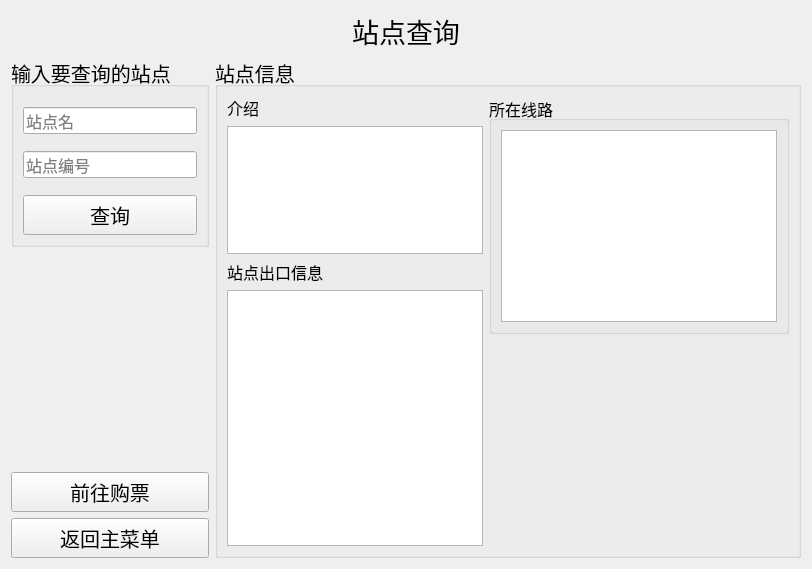
      <widget class="QWidget" name="pageStationQuery">
       <layout class="QGridLayout" name="gridLayout_15" columnstretch="0,1">
        <item row="0" column="0" colspan="2">
         <widget class="QLabel" name="label_Title_StationQuery">
          <property name="font">
           <font>
            <pointsize>20</pointsize>
           </font>
          </property>
          <property name="text">
           <string>站点查询</string>
          </property>
          <property name="alignment">
           <set>Qt::AlignCenter</set>
          </property>
         </widget>
        </item>
        <item row="1" column="0">
         <layout class="QVBoxLayout" name="verticalLayout_13">
          <item>
           <widget class="QGroupBox" name="groupBox_QueryInput">
            <property name="font">
             <font>
              <pointsize>15</pointsize>
             </font>
            </property>
            <property name="title">
             <string>输入要查询的站点</string>
            </property>
            <layout class="QVBoxLayout" name="verticalLayout_9">
             <property name="spacing">
              <number>17</number>
             </property>
             <property name="topMargin">
              <number>20</number>
             </property>
             <item>
              <widget class="QLineEdit" name="lineEdit_StationName_Input">
               <property name="font">
                <font>
                 <pointsize>12</pointsize>
                </font>
               </property>
               <property name="inputMask">
                <string/>
               </property>
               <property name="text">
                <string/>
               </property>
               <property name="placeholderText">
                <string>站点名</string>
               </property>
               <property name="clearButtonEnabled">
                <bool>true</bool>
               </property>
              </widget>
             </item>
             <item>
              <widget class="QLineEdit" name="lineEdit_StationID_Input">
               <property name="font">
                <font>
                 <pointsize>12</pointsize>
                </font>
               </property>
               <property name="inputMask">
                <string/>
               </property>
               <property name="text">
                <string/>
               </property>
               <property name="placeholderText">
                <string>站点编号</string>
               </property>
               <property name="clearButtonEnabled">
                <bool>true</bool>
               </property>
              </widget>
             </item>
             <item>
              <widget class="QPushButton" name="btnStartQuery">
               <property name="minimumSize">
                <size>
                 <width>0</width>
                 <height>40</height>
                </size>
               </property>
               <property name="text">
                <string>查询</string>
               </property>
              </widget>
             </item>
            </layout>
           </widget>
          </item>
          <item>
           <spacer name="verticalSpacer_8">
            <property name="orientation">
             <enum>Qt::Vertical</enum>
            </property>
            <property name="sizeHint" stdset="0">
             <size>
              <width>198</width>
              <height>168</height>
             </size>
            </property>
           </spacer>
          </item>
          <item>
           <widget class="QPushButton" name="btnGoToPurchase_StationQuery">
            <property name="minimumSize">
             <size>
              <width>0</width>
              <height>40</height>
             </size>
            </property>
            <property name="font">
             <font>
              <pointsize>15</pointsize>
             </font>
            </property>
            <property name="text">
             <string>前往购票</string>
            </property>
           </widget>
          </item>
          <item>
           <widget class="QToolButton" name="tBtnHome_StationQuery">
            <property name="sizePolicy">
             <sizepolicy hsizetype="Minimum" vsizetype="Fixed">
              <horstretch>0</horstretch>
              <verstretch>0</verstretch>
             </sizepolicy>
            </property>
            <property name="minimumSize">
             <size>
              <width>0</width>
              <height>40</height>
             </size>
            </property>
            <property name="font">
             <font>
              <pointsize>15</pointsize>
             </font>
            </property>
            <property name="text">
             <string>返回主菜单</string>
            </property>
           </widget>
          </item>
         </layout>
        </item>
        <item row="1" column="1">
         <widget class="QGroupBox" name="groupBox_StationInfo">
          <property name="font">
           <font>
            <pointsize>15</pointsize>
           </font>
          </property>
          <property name="title">
           <string>站点信息</string>
          </property>
          <layout class="QHBoxLayout" name="horizontalLayout_3" stretch="2,1">
           <item>
            <layout class="QVBoxLayout" name="verticalLayout_10" stretch="0,1,0,2">
             <item>
              <widget class="QLabel" name="label_StationIntroduction">
               <property name="font">
                <font>
                 <pointsize>12</pointsize>
                </font>
               </property>
               <property name="text">
                <string>介绍</string>
               </property>
              </widget>
             </item>
             <item>
              <widget class="QPlainTextEdit" name="plainTextEdit_StationIntroduction">
               <property name="font">
                <font>
                 <pointsize>10</pointsize>
                </font>
               </property>
               <property name="readOnly">
                <bool>true</bool>
               </property>
              </widget>
             </item>
             <item>
              <widget class="QLabel" name="label_StationExits">
               <property name="font">
                <font>
                 <pointsize>12</pointsize>
                </font>
               </property>
               <property name="text">
                <string>站点出口信息</string>
               </property>
              </widget>
             </item>
             <item>
              <widget class="QTextEdit" name="textEdit_StationExits">
               <property name="font">
                <font>
                 <pointsize>10</pointsize>
                </font>
               </property>
               <property name="readOnly">
                <bool>true</bool>
               </property>
              </widget>
             </item>
            </layout>
           </item>
           <item>
            <layout class="QVBoxLayout" name="verticalLayout_11" stretch="0,0">
             <item>
              <widget class="QGroupBox" name="groupBox_StationLines">
               <property name="minimumSize">
                <size>
                 <width>300</width>
                 <height>100</height>
                </size>
               </property>
               <property name="font">
                <font>
                 <pointsize>12</pointsize>
                </font>
               </property>
               <property name="title">
                <string>所在线路</string>
               </property>
               <layout class="QVBoxLayout" name="verticalLayout_12">
                <item>
                 <widget class="QListView" name="listView_StationLines">
                  <property name="font">
                   <font>
                    <pointsize>10</pointsize>
                   </font>
                  </property>
                 </widget>
                </item>
               </layout>
              </widget>
             </item>
             <item>
              <spacer name="verticalSpacer_7">
               <property name="orientation">
                <enum>Qt::Vertical</enum>
               </property>
               <property name="sizeHint" stdset="0">
                <size>
                 <width>268</width>
                 <height>178</height>
                </size>
               </property>
              </spacer>
             </item>
            </layout>
           </item>
          </layout>
         </widget>
        </item>
       </layout>
      </widget>
